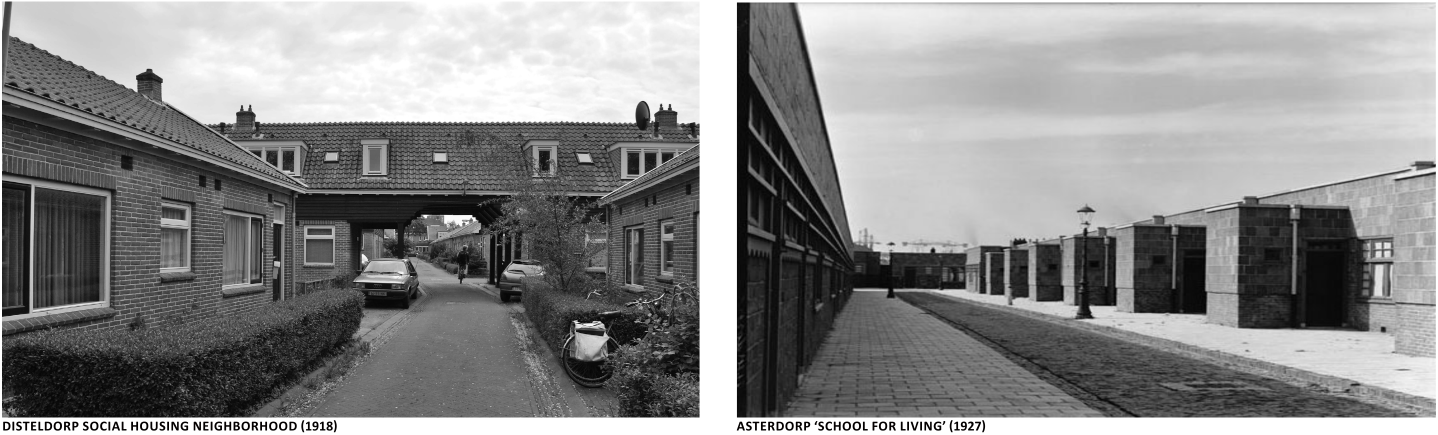
#> input picture src/aidapta/edge_detection/page-19-id-par_1_7.png, 2876 x 870 px, found by its file name (shown at 1/2 size)
$ python detection.py   (older library calls are emulated)
#> lines starting #> are read from the running program, lines starting #| are printed output that depends on the picture; after the words box and inside, x2 and y2 are one past the last pixel; in counts of white or black regions, pixels touching at a corner belong together
### src/aidapta/edge_detection/iacv.py
'''
Package for 1:1 Interactive Architecture Prototypes course - Computer vision part
'''

#PACKAGES
from scipy.spatial import distance as dist
import cv2
from imutils import perspective
from imutils import contours
import imutils
import matplotlib.pyplot as plt
import math
import numpy as np
from scipy.spatial import distance as dist
import shapely
from shapely.geometry import Polygon, LineString, Point

#SETTINGS
color_edge    = (0, 255, 0)   #bounding box
color_text    = (0, 255, 0)   #text
color_line    = (255, 0, 255) #middle lines (crossing in middle of object)
color_bpoints = (0, 0, 255)   #bounding box angle points
color_mpoints = (255, 0, 0)   #bounding box middle points
color_cross   = (0, 0, 255)   #center of mass color


#UTILITIES
# def midpoint(ptA, ptB):
#     return ((ptA[0] + ptB[0]) * 0.5, (ptA[1] + ptB[1]) * 0.5)

# [56 lines left out: functions pixpermetric, pix2metric, contours2polygons, not called in this run]

#IMAGE PROCESSING

#_simple
def getshape(img):
    h, w, dim = img.shape
    print(f"Shape of the image is {h} x {w} x {dim} (height x width x dimension)")

# [6 lines left out: function imresize, not called in this run]

def rgb2gray(img):
    return cv2.cvtColor(img, cv2.COLOR_BGR2GRAY)

# [18 lines left out: functions border2color, concat_images_horizontally, not called in this run]


#_filter
def edge(img, e_range=(75,100)):
    return cv2.Canny(img, e_range[0], e_range[1]) #simple edge detector

def dilate(img, ksize=3, iterations=1):
    return cv2.dilate(img, (ksize, ksize), iterations=iterations)

def erode(img, ksize=3, iterations=1):
    return cv2.erode(img, (ksize, ksize), iterations=iterations)

def blur(img, ksize=5):
    return cv2.GaussianBlur(img, (ksize, ksize), 0)


# _advanced
# [45 lines left out: functions findcnts, warp, imshow, not called in this run]

def plot_polygon(polygon, ax, **kwargs):
  x, y = polygon.exterior.xy
  ax.plot(x, y, **kwargs)

# def drawbbox(img, bboxs, pixpm=None, dimbbox=None):

#     #copy image
#     img = img.copy()

#     for bbox in bboxs:

#         #draw contours
#         cv2.drawContours(img, [bbox.astype("int")], -1, color_edge, 2)

#         # loop over the original points and draw them
#         for (x, y) in bbox:
#             cv2.circle(img, (int(x), int(y)), 5, color_bpoints, -1)

#         # unpack the ordered bounding box, then compute the midpoint
#         # between the top-left and top-right coordinates, followed
#         # by the midpoint between bottom-left and bottom-right coordinates
#         (tl, tr, br, bl) = bbox
#         (tltrX, tltrY) = midpoint(tl, tr)
#         (blbrX, blbrY) = midpoint(bl, br)

#         # compute the midpoint between the top-left and top-right points,
#         # followed by the midpoint between the top-righ and bottom-right
#         (tlblX, tlblY) = midpoint(tl, bl)
#         (trbrX, trbrY) = midpoint(tr, br)

#         # draw the midpoints on the image
#         cv2.circle(img, (int(tltrX), int(tltrY)), 5, color_mpoints, -1)
#         cv2.circle(img, (int(blbrX), int(blbrY)), 5, color_mpoints, -1)
#         cv2.circle(img, (int(tlblX), int(tlblY)), 5, color_mpoints, -1)
#         cv2.circle(img, (int(trbrX), int(trbrY)), 5, color_mpoints, -1)

#         # draw lines between the midpoints
#         cv2.line(img, (int(tltrX), int(tltrY)), (int(blbrX), int(blbrY)),
#             color_line, 2)
#         cv2.line(img, (int(tlblX), int(tlblY)), (int(trbrX), int(trbrY)),
#             color_line, 2)

#         # compute the Euclidean distance between the midpoints
#         dimA = dist.euclidean((tltrX, tltrY), (blbrX, blbrY))
#         dimB = dist.euclidean((tlblX, tlblY), (trbrX, trbrY))

#         if pixpm is not None:
#             # if the pixels per metric has not been initialized, then compute
#             # it as the ratio of pixels to supplied metric (in this case, inches)
#             d = pix2metric([dimA, dimB], pixpm)
#         elif dimbbox is not None:
#             d = dimbbox

#         # draw the object sizes on the image
#         cv2.putText(img, "{:.2f} cm".format(d[0]),
#             (int(tltrX - 15), int(tltrY - 10)), cv2.FONT_HERSHEY_SIMPLEX,
#             0.65, color_text, 2)
#         cv2.putText(img, "{:.2f} cm".format(d[1]),
#             (int(trbrX + 10), int(trbrY)), cv2.FONT_HERSHEY_SIMPLEX,
#             0.65, color_text, 2)

#     imshow(img)

# def drawcm(img, cms, pixpm):

#     for cm in cms:

#         # distance per metric
#         cm_metric = pix2metric(cm, pixpm)

#         # draw cross in the middle
#         draw_cross(img, (int(cm[0]), int(cm[1])), color_cross)

#         # draw the object sizes on the image
#         cv2.putText(img, "{:.2f} cm".format(cm_metric[0]),
#             (int(cm[0] - 25), int(cm[1] - 25)), cv2.FONT_HERSHEY_SIMPLEX,
#             0.65, color_text, 2)
#         cv2.putText(img, "{:.2f} cm".format(cm_metric[1]),
#             (int(cm[0] + 25), int(cm[1] + 6)), cv2.FONT_HERSHEY_SIMPLEX,
#             0.65, color_text, 2)

#     #show image
#     imshow(img)

# def findelement(dim, bboxs, pixpm):

#     dim = np.array(dim)
#     d = []

#     for bbox in bboxs:

#         (tl, tr, br, bl) = bbox
#         (tltrX, tltrY) = midpoint(tl, tr)
#         (blbrX, blbrY) = midpoint(bl, br)

#         # compute the midpoint between the top-left and top-right points,
#         # followed by the midpoint between the top-righ and bottom-right
#         (tlblX, tlblY) = midpoint(tl, bl)
#         (trbrX, trbrY) = midpoint(tr, br)

#         # compute the Euclidean distance between the midpoints
#         dimA = dist.euclidean((tltrX, tltrY), (blbrX, blbrY))
#         dimB = dist.euclidean((tlblX, tlblY), (trbrX, trbrY))

#         if pixpm is not None:
#             # if the pixels per metric has not been initialized, then compute
#             # it as the ratio of pixels to supplied metric (in this case, inches)
#             d.append(pix2metric([dimA, dimB], pixpm))


#     #get difference and find closest point (based on euclidian distance)
#     d = np.array(d)
#     eucl = np.sqrt(np.sum(np.power(d - dim, 2), axis=1))

#     #find using argsort (finds argument)
#     idx = np.argsort(eucl)[0]

#     return idx

# [114 lines left out: functions get_angles, simplify_by_angle, simplify_polygons, get_hole_polygons_from_contours, get_largest_edge_from_polygon, get_angle_from_line and 1 more, not called in this run]

### src/aidapta/edge_detection/detection.py
import iacv as iacv

import cv2
import os


image = cv2.imread('/home/manuel/Documents/devel/desing-handbook/data-pipelines/src/aidapta/edge_detection/page-19-id-par_1_7.png')
#> image is the input picture: shape (870, 2876, 3); mean B, G, R 138.3, 138.3, 138.3

# cv2.imshow('original', image)
# cv2.waitKey(5000);
print(f"Shape of the image: {image.shape}")
#| Shape of the image: (870, 2876, 3)

ex = 100 #@param
ey = 100 #@param
image_edge = iacv.edge(image, e_range = [ex, ey])
#> in edge, `return cv2.Canny(img, e_range[0], e_range[1])`:
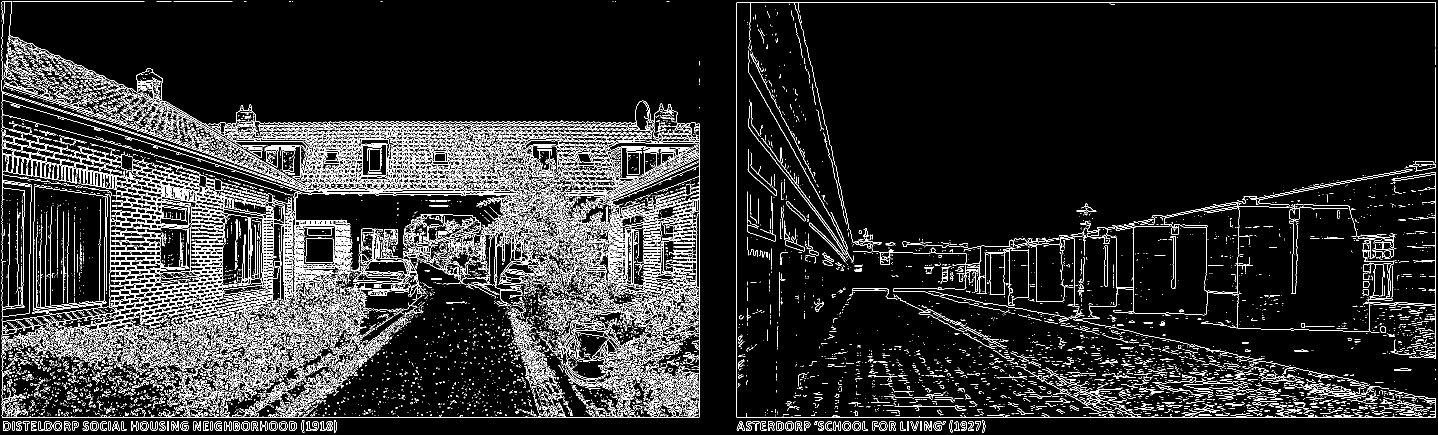
#> returned value: shape (870, 2876) (shown at 1/2 size); 10.1% white in thin lines or dots

cv2.imshow('edged', image_edge)
cv2.waitKey(50000);

# check whether gray scale
print(f"Shape of the image: {image_edge.shape}")
#| Shape of the image: (870, 2876)


cnts, hierarchy = cv2.findContours(image_edge, cv2.RETR_EXTERNAL, cv2.CHAIN_APPROX_TC89_L1)
#> cnts = 14284 contours, 13631 with area under 20; largest, box (x1, y1, x2, y2) and area: (3, 2, 1400, 666) 163014, (3, 260, 1400, 836) 28789, (584, 387, 706, 551) 9062, (162, 337, 254, 381) 1482, (1251, 457, 1264, 570) 1164

print(f"The number of detected contours: {len(cnts)}")
#| The number of detected contours: 14284
print(f"First contour: {cnts[0].squeeze()}")
#| First contour: [399 854]
print(f"Length of first contour, ie number of points: {len(cnts[0])}")
#| Length of first contour, ie number of points: 1

cnt = cnts[0]
#> cnt = [[399, 854]]
rect = cv2.minAreaRect(cnt)
#> rect = ((399, 854), (0, 0), -90)
box = cv2.boxPoints(rect)
#> box = [[399, 854], [399, 854], [399, 854], [399, 854]]
print(box)
#| [[399. 854.]
#|  [399. 854.]
#|  [399. 854.]
#|  [399. 854.]]

from shapely.geometry import Polygon

polygon = Polygon(box)
print(polygon)
#| POLYGON ((399 854, 399 854, 399 854, 399 854))


import matplotlib.pyplot as plt

# to make sure delft is well promoted ;)
delft_color = "#00A6D6"

# fig settings
fs = 10
fig, ax = plt.subplots(1,1,figsize=(fs, fs))
ax.axis('off')

# plot image; plot polygon
# (you can simply plot them by writing two lines!)
ax.imshow(image)
# set color, marker type, markersize, and linewidth to your preference!
iacv.plot_polygon(polygon, ax, color=delft_color, marker='o', markersize=10, linewidth=3)
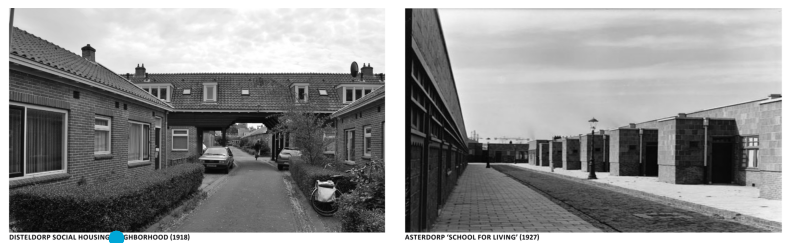
#> figure drawn by matplotlib, 1 panel; B, G, R data is drawn as R, G, B
